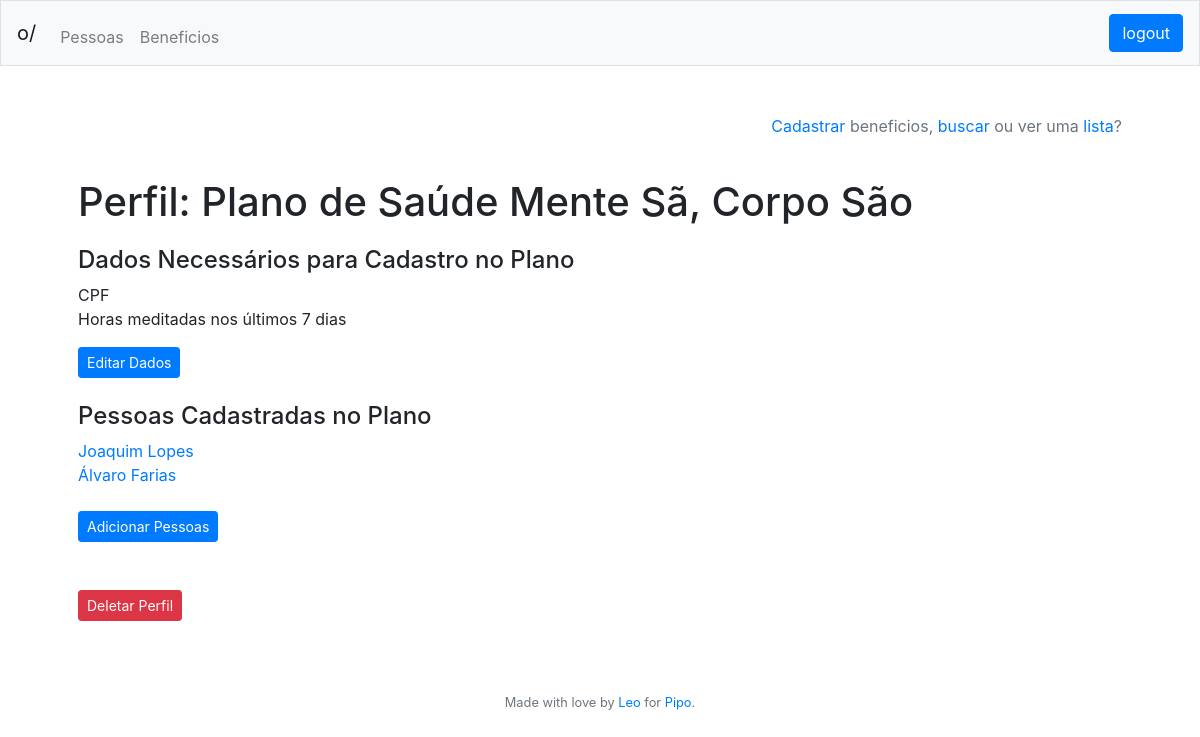
Page /beneficios/perfil/4 (signed in) on the committed database.
### tables this page shows
CREATE TABLE benefit
	(id INTEGER NOT NULL PRIMARY KEY AUTOINCREMENT,
	name VARCHAR(255) NOT NULL,
	timestamp DATETIME DEFAULT CURRENT_TIMESTAMP);

CREATE TABLE datatype
	(id INTEGER NOT NULL PRIMARY KEY AUTOINCREMENT,
	name VARCHAR(100) NOT NULL,
	example VARCHAR(144) NOT NULL);

CREATE TABLE person
	(id INTEGER NOT NULL PRIMARY KEY AUTOINCREMENT,
	idCompany INTEGER NOT NULL,
	name VARCHAR(255) NOT NULL,
	cpf VARCHAR(11) NOT NULL,
	timestamp DATETIME DEFAULT CURRENT_TIMESTAMP,
	FOREIGN KEY (idCompany) REFERENCES company(id));

### app.py (the view)
@app.route("/<who>/perfil/<idWho>", methods=['GET'])
@login_required
def profile(who, idWho):
	if who == "pessoas":
		profile = get_profile(idWho)
		if not profile:
			return "Esse perfil não existe"
		return render_template("personprofile.html", header = get_header(session),
								profile = profile, who = who)
	elif who == "beneficios":
		profile = get_benefit_profile(idWho)
		if not profile:
			return "Esse perfil não existe"
		return render_template("benefitprofile.html", header = get_header(session),
								profile = profile, who = who)
	else:
		return redirect("/pessoas/lista")

### app.py (called while the page is built)
@app.after_request
def after_request(response):
    response.headers["Cache-Control"] = "no-cache, no-store, must-revalidate"
    response.headers["Expires"] = 0
    response.headers["Pragma"] = "no-cache"
    return response

@app.teardown_request
def remove_session(ex=None):
    db.remove()

def login_required(f):
    @wraps(f)
    def decorated_function(*args, **kwargs):
        if session.get("id") is None:
            return redirect("/login")
        return f(*args, **kwargs)
    return decorated_function

def get_header(session):
	try:
		header = {"name": session["name"],
					"company": session["company"],
					"admin": get_admin_title(session["admin"]),
					"id": session["id"]}
	except:
		header = {"name": "",
					"company": "",
					"admin": "",
					"id": ""}
	return header

def split_str(word):
	return [char for char in word]

def is_it_bad(string):
	not_safe = ";\\"
	for letter in string:
		if letter in split_str(not_safe):
			raise ValueError("Not a safe character")

def get_one_from(table, where, data):
		is_it_bad(table); is_it_bad(where); is_it_bad(data)
		one_from = db.execute("""SELECT * FROM {} WHERE {} = :{}""".format(table,
							where, where), {"{}".format(where): data}).fetchone()
		return one_from

def get_benefit_profile(idBenefit):
	benefit = get_one_from("benefit", "id", str(idBenefit))
	benefitData = db.execute("""SELECT id, name, example FROM datatype WHERE id IN
								(SELECT idDatatype FROM benefitData
								WHERE idBenefit = :idBenefit)""",
								{"idBenefit": idBenefit}).fetchall()
	clients = db.execute("""SELECT id, name FROM person WHERE idCompany = :idCompany
							AND id IN (SELECT idPerson FROM personBenefit
							WHERE idBenefit = :idBenefit) ORDER BY name""",
							{"idCompany": session["idCompany"] ,
							"idBenefit": idBenefit}).fetchall()
	companies = db.execute("""SELECT idCompany FROM companyBenefit
							WHERE idBenefit = :idBenefit""",
							{"idBenefit": idBenefit}).fetchall()
	profile = {"name": benefit["name"],
				"id": benefit["id"],
				"data": benefitData,
				"clients": clients,
				"companies": companies}
	return profile

### templates/benefitprofile.html (shortened to what this page needs)
{% extends "layout.html" %}
{% block main %}
	<p align="right" class="text-muted"><a href="/{{ who }}/cadastro">Cadastrar</a> {{ who }}, <a href="/{{ who }}/busca">buscar</a> ou ver uma <a href="/{{ who }}/lista">lista</a>?</p>
	<br>
	<h1 style="margin-bottom: 20px;">Perfil: {{ profile["name"] }}</h1>
	<h4 style="margin-top: 10px;">Dados Necessários para Cadastro no Plano</h4>
	{% if profile["data"]|length %}
		{% for data in profile["data"] %}
			{{ data['name'] }}<br>
		{% endfor %}
	{% else %}
		<p>Nenhum dado cadastrado.</p>
	{% endif %}
	<a href="/beneficios/editar/{{ profile['id'] }}" class="btn btn-primary btn-sm" style="margin-top: 16px;">Editar Dados</a>
	<br><br>
	<h4>Pessoas Cadastradas no Plano</h4>
	{% if profile["clients"]|length %}
		{% for person in profile["clients"] %}
			<a href="/beneficios/{{ profile['id'] }}/pessoas/{{ person['id'] }}">{{ person['name'] }}</a><br>
		{% endfor %}
	{% else %}
		<p style="margin-bottom: -5px;">Nenhuma pessoa cadastrada.</p>
	{% endif %}
	<br>
	<a href="/pessoas/lista" class="btn btn-primary btn-sm">Adicionar Pessoas</a>
	<br><br><br>
	<form action="/{{ who }}/deletar" method="post">
    	<button class="btn btn-danger btn-sm" type="submit">Deletar Perfil</button>
    </form>
{% endblock %}

### rows in the picture
benefit: name "Plano de Saúde Mente Sã, Corpo São"
datatype: name "CPF"
datatype: name "Horas meditadas nos últimos 7 dias"
person: name "Joaquim Lopes"
person: name "Álvaro Farias"

### other values in the picture
{{ who }} "beneficios"
